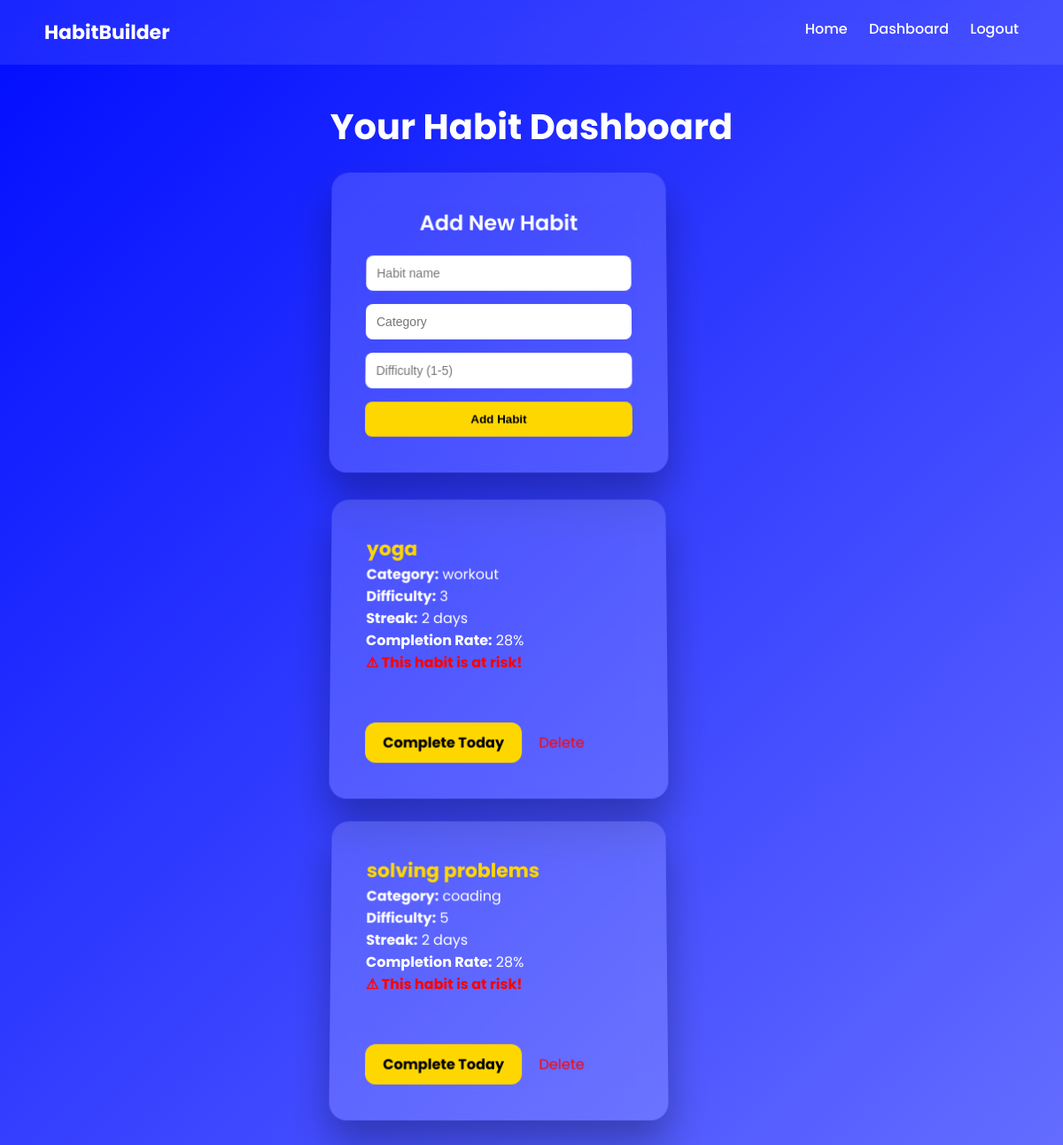
The app's page /dashboard (signed in) with its own data.
### tables this page shows
CREATE TABLE habits (
            id INTEGER PRIMARY KEY AUTOINCREMENT,
            user_id INTEGER,
            name TEXT,
            category TEXT,
            difficulty INTEGER
        );

### app.py (the view)
@app.route("/dashboard")
def dashboard():
    if "user_id" not in session:
        return redirect("/login")
    conn = get_db()
    habits = conn.execute("SELECT * FROM habits WHERE user_id = ?", (session["user_id"],)).fetchall()
    enriched_habits = []
    for habit in habits:
        habit_id = habit["id"]
        today = date.today()
        week_dates = [(today - timedelta(days=i)).isoformat() for i in range(6, -1, -1)]
        weekly_data = []
        for d in week_dates:
            log = conn.execute(
                "SELECT completed FROM logs WHERE habit_id = ? AND date = ?",
                (habit_id, d)
            ).fetchone()
            weekly_data.append(log["completed"] if log else 0)
        streak = 0
        for d in reversed(week_dates):
            log = conn.execute(
                "SELECT completed FROM logs WHERE habit_id = ? AND date = ?",
                (habit_id, d)
            ).fetchone()
            if log and log["completed"] == 1:
                streak += 1
            else:
                break
        completion_rate = int((sum(weekly_data) / 7) * 100)
        enriched_habits.append({
            "id": habit["id"],
            "name": habit["name"],
            "category": habit["category"],
            "difficulty": habit["difficulty"],
            "weekly_data": weekly_data,
            "streak": streak,
            "completion_rate": completion_rate,
            "risk": completion_rate < 40
        })
    conn.close()
    return render_template("dashboard.html", habits=enriched_habits)

### app.py (called while the page is built)
def get_db():
    conn = sqlite3.connect(DATABASE)
    conn.row_factory = sqlite3.Row
    return conn

### templates/dashboard.html
{% extends "layout.html" %}
{% block content %}
<div class="hero" style="text-align:center;">
    <h1 style="font-size:40px; margin-bottom:20px;">Your Habit Dashboard</h1>
    <div class="card" style="margin-bottom:30px;">
        <h2 style="margin-bottom:20px;">Add New Habit</h2>
        <form action="/add_habit" method="post">
            <input name="name" placeholder="Habit name" required>
            <input name="category" placeholder="Category">
            <input name="difficulty" type="number" min="1" max="5" placeholder="Difficulty (1-5)">
            <button type="submit">Add Habit</button>
        </form>
    </div>
    {% if habits %}
        {% for habit in habits %}
            <div class="card" style="margin-bottom:25px; text-align:left;">
                <h3 style="font-size:22px;">
                    <a href="/habit/{{ habit.id }}" class="habit-link">
                        {{ habit.name }}
                    </a>
                </h3>
                <p><strong>Category:</strong> {{ habit.category or "Not specified" }}</p>
                <p><strong>Difficulty:</strong> {{ habit.difficulty or "N/A" }}</p>
                <p><strong>Streak:</strong> {{ habit.streak or 0 }} days</p>
                <p><strong>Completion Rate:</strong> {{ habit.completion_rate or 0 }}%</p>
                {% if habit.risk %}
                    <p style="color:red; font-weight:bold;">
                        ⚠ This habit is at risk!
                    </p>
                {% endif %}
                <div style="margin-top:15px;">
                    <a href="/complete/{{ habit.id }}" class="big-button" style="padding:10px 20px; font-size:16px;">
                        Complete Today
                    </a>
                    <a href="/delete/{{ habit.id }}"
                       style="margin-left:15px; color:red; text-decoration:none;">
                        Delete
                    </a>
                </div>
            </div>
        {% endfor %}
    {% else %}
        <div class="card">
            <h3>No habits yet.</h3>
            <p>Start by adding your first habit above.</p>
        </div>
    {% endif %}
</div>
{% endblock %}

### static/styles.css (style rules this page uses)
* { margin: 0; padding: 0; box-sizing: border-box; }
body { font-family: 'Poppins', sans-serif; height: 100vh; background: linear-gradient(-45deg, #667eea, #764ba2, #6B73FF, #000DFF); background-size: 400% 400%; animation: gradientBG 12s ease infinite; display: flex; flex-direction: column; }
.card { background: rgba(255, 255, 255, 0.15); padding: 40px; width: 380px; border-radius: 20px; backdrop-filter: blur(15px); box-shadow: 0 25px 45px rgba(0,0,0,0.3); color: white; transform: perspective(1000px) rotateX(3deg); transition: 0.4s; }
.card h2 { text-align: center; margin-bottom: 25px; font-weight: 600; }
.card input { width: 100%; padding: 12px; margin-bottom: 15px; border: none; border-radius: 8px; outline: none; font-size: 14px; }
.card button { width: 100%; padding: 12px; border: none; border-radius: 8px; background: #ffd700; font-weight: 600; cursor: pointer; transition: 0.3s; }
.hero { text-align: center; color: white; max-width: 900px; padding: 40px; }
.hero h1 { font-size: 60px; font-weight: 700; margin-bottom: 30px; }
.big-button { display: inline-block; margin-top: 40px; padding: 20px 50px; font-size: 26px; font-weight: 700; background: #ffd700; color: black; border-radius: 12px; text-decoration: none; transition: 0.3s; }
.habit-link { color: #ffd700; text-decoration: none; }

### records on screen
habits: name "yoga", category "workout", difficulty "3", streak "2", completion_rate "28"
habits: name "solving problems", category "coading", difficulty "5", streak "2", completion_rate "28"
